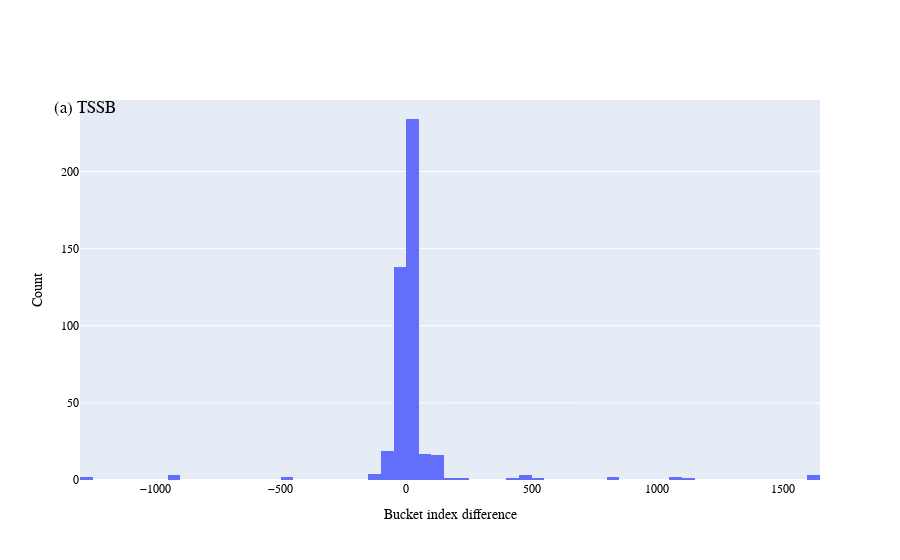

Notebook code cell kept with this figure:
### Code cell
fig = go.Figure(data=[go.Histogram(x=upscaled_cps_tssb_df.max_index_diff)])
fig.update_layout(
    xaxis_title_text='Bucket index difference', # xaxis label
    yaxis_title_text='Count', # yaxis label
    height=400, 
    font=dict(
            family="Arial",
            size=12,
            color="black"
            ),
    title=dict(
            text="(a) TSSB",
            y=0.82,
            x=0.06
            )
)
fig.write_image("results/figures/distribution_bucket_index_diffs_TSSB.svg", scale=1, width=1000, height=400)
fig.show()

### Figure 1 — Plotly figure (JSON) as saved in the notebook; plotly's stock layout.template omitted (floating-point values rounded to 4 significant figures; data arrays with more than 128 entries replaced by an {"elided": "..."} marker saying what was removed)
{"data": [{"type": "histogram", "x": {"elided": "450 int values"}}], "layout": {"autosize": true, "font": {"color": "black", "family": "Arial", "size": 12}, "title": {"text": "(a) TSSB", "x": 0.06, "y": 0.82}, "xaxis": {"autorange": true, "range": [-1300.0, 1650.0], "title": {"text": "Bucket index difference"}, "type": "linear"}, "yaxis": {"autorange": true, "range": [0, 246.3], "title": {"text": "Count"}}}}
